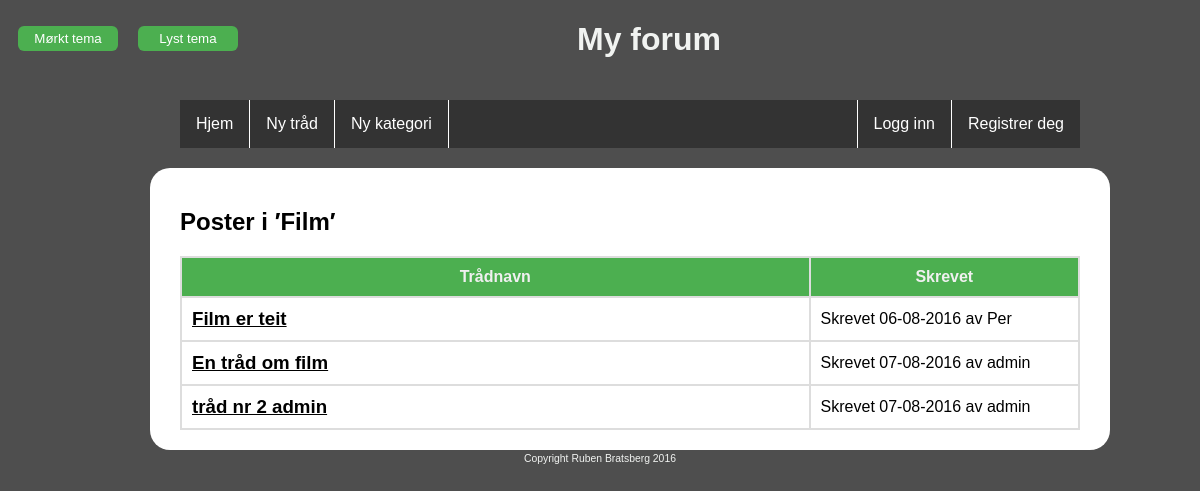
/category.php?id=1, run on the app's committed database.
### tables this page shows
CREATE TABLE IF NOT EXISTS `kategori` (
  `kid` int(8) NOT NULL AUTO_INCREMENT,
  `kNavn` varchar(255) NOT NULL,
  `kBeskrivelse` varchar(255) NOT NULL,
  PRIMARY KEY (`kid`),
  UNIQUE KEY `kNavn` (`kNavn`)
);

CREATE TABLE IF NOT EXISTS `thread` (
  `tid` int(8) NOT NULL AUTO_INCREMENT,
  `tTittel` varchar(255) NOT NULL,
  `tDato` datetime NOT NULL,
  `kid` int(8) NOT NULL,
  `bid` int(8) NOT NULL,
  PRIMARY KEY (`tid`),
  KEY `kid` (`kid`),
  KEY `bid` (`bid`)
);

CREATE TABLE IF NOT EXISTS `brukere` (
  `bid` int(8) NOT NULL AUTO_INCREMENT,
  `bnavn` varchar(30) NOT NULL,
  `passord` varchar(255) NOT NULL,
  `email` varchar(255) NOT NULL,
  `bDato` datetime NOT NULL,
  `ulevel` int(8) NOT NULL,
  PRIMARY KEY (`bid`),
  UNIQUE KEY `bnavn` (`bnavn`),
  UNIQUE KEY `email` (`email`)
);

### category.php (the view, shortened to what this page needs)
<?php
include 'header.php';
$conn = connect();
if (!isset($_GET['id'])) {
    echo "Denne siden kan ikke nåes direkte.";
}
else {
    $id = mysqli_real_escape_string($conn, $_GET['id']);
    $sql = "CALL getKategoriByID($id)";
    $result = $conn->query($sql);
    if(!$result) {
        echo 'Kunne ikke vise kategorien, prøv igjen..' . mysqli_error($conn);
    }
    else {
       if(mysqli_num_rows($result) == 0) {
            echo 'Fant ingen kategorier.';
        }
        else {
            while($row = mysqli_fetch_assoc($result))
            {
                echo '<h2>Poster i ′' . $row['kNavn'] . '′ </h2>';
            }
            $conn = connect();
            $sql = "CALL getThreadsInKategori($id)";
            $result = $conn->query($sql);
            if(!$result)
            {
                echo 'Kunne ikke vise noen poster, prøv igjen.' . mysqli_error($conn);
            }
            else
            {
                if(mysqli_num_rows($result) == 0) {
                    echo 'Ingen poster i denne kategorien.';
                }
                else
                {
                    echo '<table border="1">
                          <tr>
                            <th>Trådnavn</th>
                            <th>Skrevet</th>
                          </tr>';
                    while($row = mysqli_fetch_assoc($result)) {
                        echo '<tr>';
                            echo '<td class="leftpart">';
                                echo '<h3><a href="topic.php?id=' . $row['tid'] . '">' . $row['tTittel'] . '</a><h3>';
                            echo '</td>';
                            echo '<td class="rightpart">';
                                echo 'Skrevet ' . date('d-m-Y', strtotime($row['tDato'])) . ' av ' . $row['bnavn'] . '<br>';
                            echo '</td>';
                        echo '</tr>';
                    }
                }
                echo '</table>';
            }
        }
    }
}
include 'footer.php';
?>

### styles-dark.css (style rules this page uses)
body { background-color: #4E4E4E; font-family: Arial; text-align: center; }
table { border-collapse: collapse; width: 100%; border-radius: 10px; }
table a { color: #000; }
th { background-color: #4caf50;; text-align: center; color: #F0F0F0; }
td, th, tr { padding: 10px; border: 2px solid #ddd; }
h3 { margin: 0; padding: 0; }
.leftpart { width: 70%; }
.rightpart { width: 30%; }

### data on the page
kategori: kNavn "Film"
thread: tTittel "Film er teit", tDato "06-08-2016", bid.bnavn "Per"
thread: tTittel "En tråd om film", tDato "07-08-2016", bid.bnavn "admin"
thread: tTittel "tråd nr 2 admin", tDato "07-08-2016", bid.bnavn "admin"
